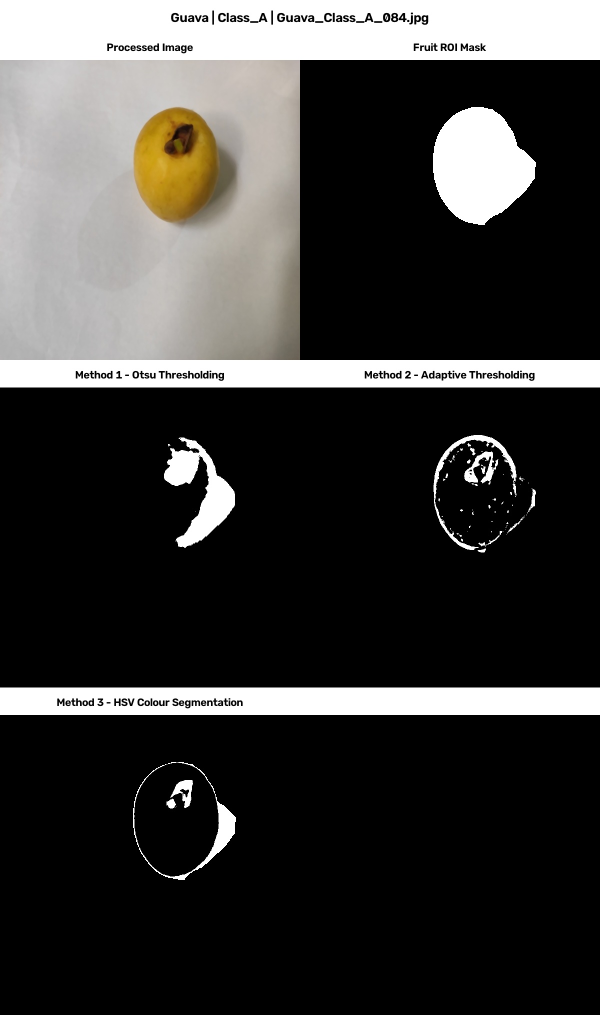
#> input picture results/blemish_detection/method_comparison/Guava/Class_A/Guava_Class_A_084.jpg, 1200 x 2030 px (shown at 1/2 size)
$ python compare_quality_classes.py
#> lines starting #> are read from the running program, lines starting #| are printed output that depends on the picture; after the words box and inside, x2 and y2 are one past the last pixel; in counts of white or black regions, pixels touching at a corner belong together
### src/blemish_detection/fruit_mask.py
import cv2
import numpy as np


def create_banana_mask(image):
    hsv = cv2.cvtColor(
        image,
        cv2.COLOR_BGR2HSV
    )

    lower_banana = np.array([0, 30, 15])
    upper_banana = np.array([50, 255, 255])

    banana_mask = cv2.inRange(
        hsv,
        lower_banana,
        upper_banana
    )

    return banana_mask

### src/blemish_detection/colour_segmentation.py
import cv2
import numpy as np


def colour_segmentation(image, banana_mask):
    hsv = cv2.cvtColor(
        image,
        cv2.COLOR_BGR2HSV
    )

    lower_blemish = np.array([0, 120, 15])
    upper_blemish = np.array([19, 255, 145])

    colour_mask = cv2.inRange(
        hsv,
        lower_blemish,
        upper_blemish
    )

    blemish_mask = cv2.bitwise_and(
        colour_mask,
        banana_mask
    )

    return blemish_mask

### src/blemish_detection/compare_quality_classes.py
import cv2
import csv
import numpy as np
from pathlib import Path

from fruit_mask import create_banana_mask
from colour_segmentation import colour_segmentation


PROJECT_ROOT = Path(__file__).resolve().parents[2]

quality_folder = (
    PROJECT_ROOT
    / "data"
    / "quality"
)

results_folder = (
    PROJECT_ROOT
    / "results"
    / "blemish_detection"
)

results_folder.mkdir(
    parents=True,
    exist_ok=True
)

csv_path = (
    results_folder
    / "quality_class_comparison.csv"
)


# --------------------------------------------------
# Dataset classes
# Change folder names here if necessary
# --------------------------------------------------

classes = {
    "Class A": quality_folder / "class_a",
    "Class B": quality_folder / "class_b",
    "Defect": quality_folder / "defect"
}


all_results = []

class_percentages = {
    "Class A": [],
    "Class B": [],
    "Defect": []
}


# --------------------------------------------------
# Process each class
# --------------------------------------------------

for class_name, folder in classes.items():

    print("\n====================================")
    print("Processing:", class_name)
    print("====================================")

    if not folder.exists():
        print("Folder not found:", folder)
        continue

    image_files = (
        list(folder.glob("*.jpg"))
        + list(folder.glob("*.jpeg"))
        + list(folder.glob("*.png"))
    )

    print("Images found:", len(image_files))

    for image_path in image_files:

        image = cv2.imread(
            str(image_path)
        )
#> image is the input picture: shape (2030, 1200, 3); mean B, G, R 57.8, 59.5, 60.5

        if image is None:
            print(
                "Could not load:",
                image_path.name
            )
            continue

        image = cv2.resize(
            image,
            (600, 600)
        )
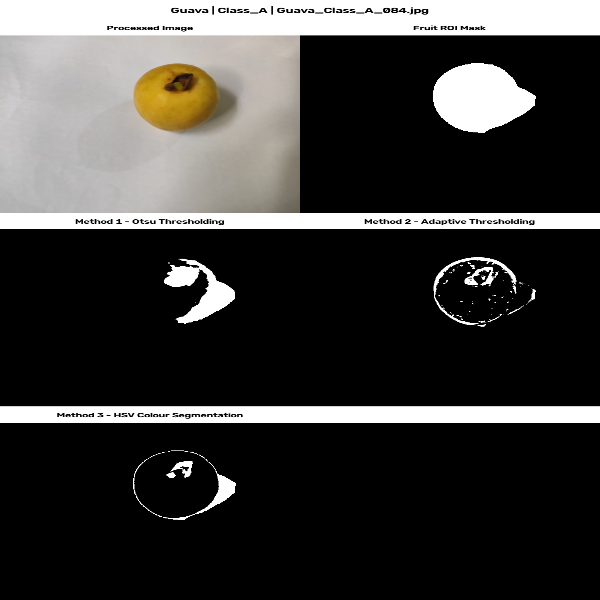
#> image: shape (600, 600, 3); mean B, G, R 57.9, 59.7, 60.7

        # ----------------------------------------
        # Step 1: Fruit ROI
        # ----------------------------------------

        banana_mask = create_banana_mask(
            image
        )
#> in create_banana_mask, `hsv = cv2.cvtColor( image, cv2.COLOR_BGR2HSV )`: hsv: shape (600, 600, 3); mean H, S, V 5.7, 4.5, 60.7
#> in create_banana_mask, `banana_mask = cv2.inRange( hsv, lower_banana, upper_banana )`:
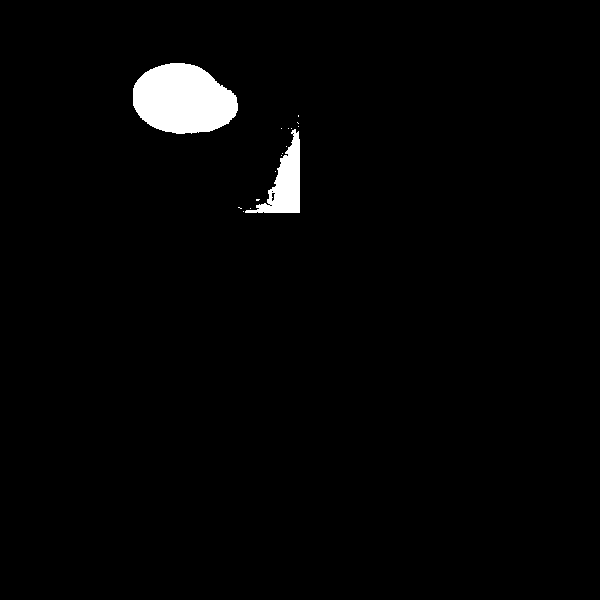
#> banana_mask: shape (600, 600); 2.1% white; 16 white regions (14 under 20 px), largest, box (x1, y1, x2, y2) and area: (133, 63, 238, 134) 5695, (245, 129, 300, 213) 1855

        # ----------------------------------------
        # Step 2: Colour-based blemish detection
        # ----------------------------------------

        blemish_mask = colour_segmentation(
            image,
            banana_mask
        )
#> in colour_segmentation, `colour_mask = cv2.inRange( hsv, lower_blemish, upper_blemish )`:
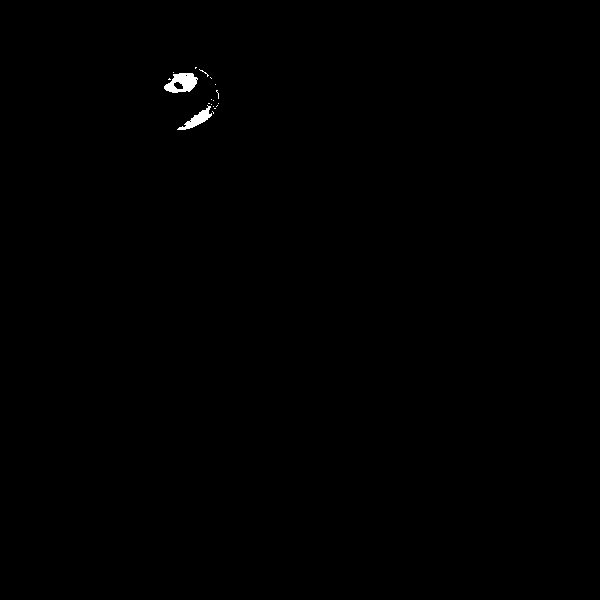
#> colour_mask: shape (600, 600); 0.21% white; 18 white regions (16 under 20 px), largest, box (x1, y1, x2, y2) and area: (164, 73, 198, 93) 436, (177, 105, 212, 130) 289

        blemish_mask = cv2.bitwise_and(
            blemish_mask,
            banana_mask
        )

        # ----------------------------------------
        # Step 3: Count pixels
        # ----------------------------------------

        fruit_pixels = cv2.countNonZero(
            banana_mask
        )
#> fruit_pixels = 7575

        blemish_pixels = cv2.countNonZero(
            blemish_mask
        )
#> blemish_pixels = 774

        if fruit_pixels == 0:
            continue

        # ----------------------------------------
        # Step 4: Blemish %
        # ----------------------------------------

        blemish_percentage = (
            blemish_pixels / fruit_pixels
        ) * 100
#> blemish_percentage = 10.22
#> pass 3 of the loop `for class_name, folder in classes.items():`:
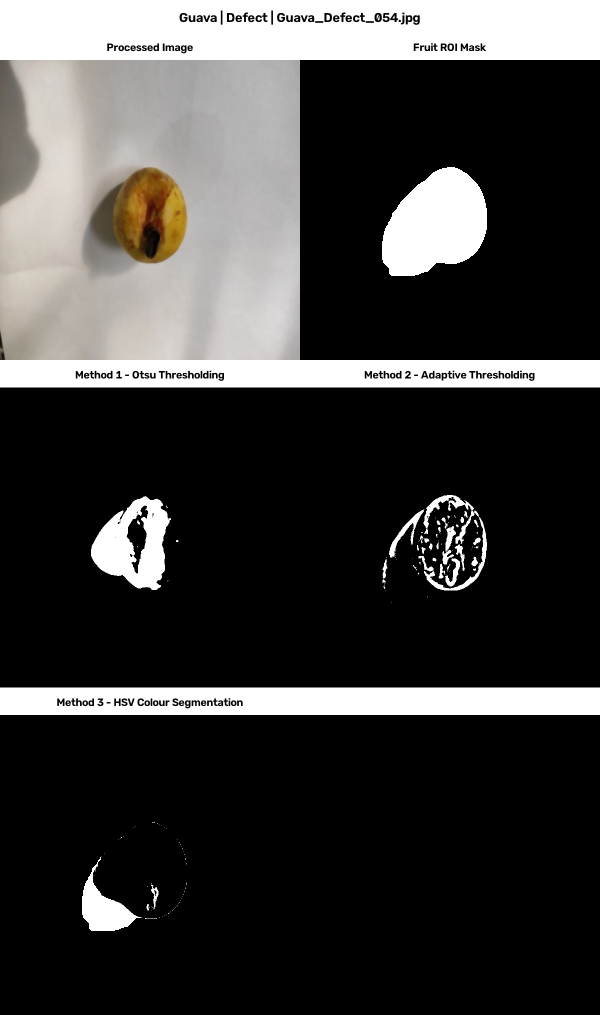
#> input picture results/blemish_detection/method_comparison/Guava/Defect/Guava_Defect_054.jpg, 1200 x 2030 px (shown at 1/2 size)
#> image is the input picture: shape (2030, 1200, 3); mean B, G, R 59.1, 60.3, 61.2
#> image: shape (600, 600, 3)
#> hsv: shape (600, 600, 3); mean H, S, V 4.2, 3.6, 61.3
#> in create_banana_mask (call 2), `banana_mask = cv2.inRange( hsv, lower_banana, upper_banana )`:
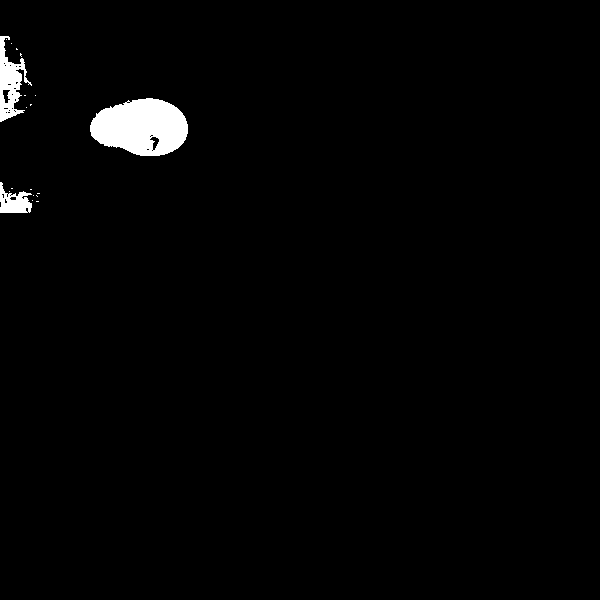
#> banana_mask: shape (600, 600); 1.7% white; 19 white regions (16 under 20 px), largest, box (x1, y1, x2, y2) and area: (90, 98, 188, 156) 4244, (0, 36, 32, 122) 1233, (0, 182, 32, 213) 583
#> in colour_segmentation (call 2), `colour_mask = cv2.inRange( hsv, lower_blemish, upper_blemish )`:
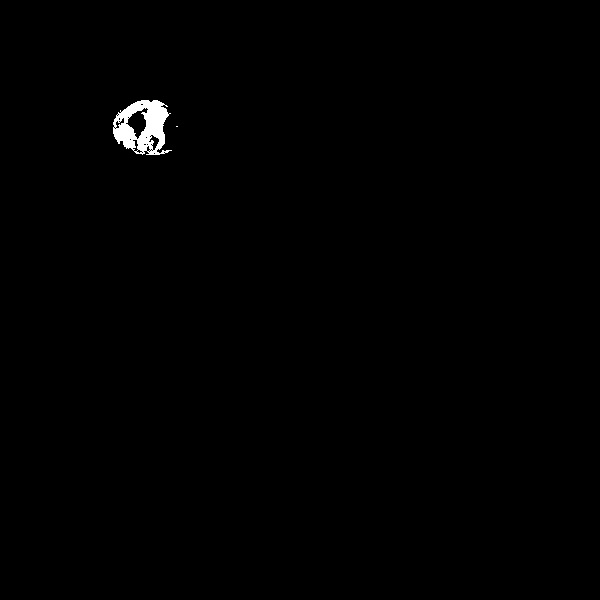
#> colour_mask: shape (600, 600); 0.52% white; 2 white regions (1 under 20 px), largest, box (x1, y1, x2, y2) and area: (113, 100, 172, 155) 1854
#> fruit_pixels = 6092
#> blemish_pixels = 1856
#> blemish_percentage = 30.47

        class_percentages[
            class_name
        ].append(
            blemish_percentage
        )

        all_results.append({
            "Image": image_path.name,
            "Class": class_name,
            "Fruit Pixels": fruit_pixels,
            "Blemish Pixels": blemish_pixels,
            "Blemish Percentage":
                blemish_percentage
        })


# --------------------------------------------------
# Display summary
# --------------------------------------------------

print("\n")
print("==========================================")
print("QUALITY CLASS COMPARISON")
print("==========================================")

summary_results = []

for class_name, percentages in class_percentages.items():

    if not percentages:
        print(
            f"\n{class_name}: No results"
        )
        continue

    percentages = np.array(
        percentages
    )

    mean_value = np.mean(percentages)
    median_value = np.median(percentages)
    std_value = np.std(percentages)
    minimum = np.min(percentages)
    maximum = np.max(percentages)

    summary_results.append({
        "Class": class_name,
        "Count": len(percentages),
        "Mean": mean_value,
        "Median": median_value,
        "Std": std_value,
        "Min": minimum,
        "Max": maximum
    })

    print(f"\n{class_name}")
    print(
        f"Number of images: "
        f"{len(percentages)}"
    )
    print(
        f"Mean blemish %: "
        f"{mean_value:.2f}%"
    )
    print(
        f"Median blemish %: "
        f"{median_value:.2f}%"
    )
    print(
        f"Standard deviation: "
        f"{std_value:.2f}"
    )
    print(
        f"Minimum: "
        f"{minimum:.2f}%"
    )
    print(
        f"Maximum: "
        f"{maximum:.2f}%"
    )


# --------------------------------------------------
# Save individual results
# --------------------------------------------------

with open(
    csv_path,
    "w",
    newline="",
    encoding="utf-8"
) as file:

    fieldnames = [
        "Image",
        "Class",
        "Fruit Pixels",
        "Blemish Pixels",
        "Blemish Percentage"
    ]

    writer = csv.DictWriter(
        file,
        fieldnames=fieldnames
    )

    writer.writeheader()

    for result in all_results:

        writer.writerow({
            "Image":
                result["Image"],

            "Class":
                result["Class"],

            "Fruit Pixels":
                result["Fruit Pixels"],

            "Blemish Pixels":
                result["Blemish Pixels"],

            "Blemish Percentage":
                f"{result['Blemish Percentage']:.2f}"
        })
#> this loop made 2 passes


print("\n==========================================")
print("Results saved successfully!")
print("CSV:", csv_path)
print("==========================================")
